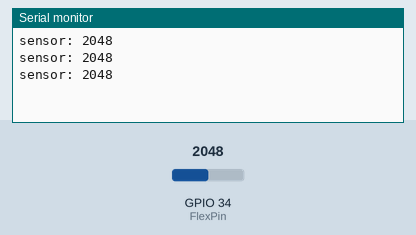
The sketch below on a simulated ESP32. Parts: the last lines printed to the serial monitor. The test bench sets the inputs (shaded band); at power-on: GPIO 34 (FlexPin) = 2048.

Above: at 1.3 s.
1.4 s: GPIO 34 (FlexPin) set to 2866
At 1.9 s:
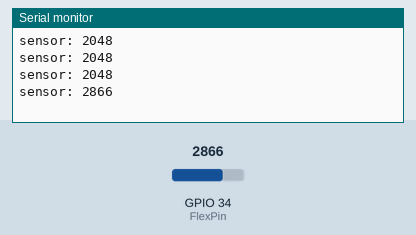
2.9 s: GPIO 34 (FlexPin) set to 3603
At 3.4 s:
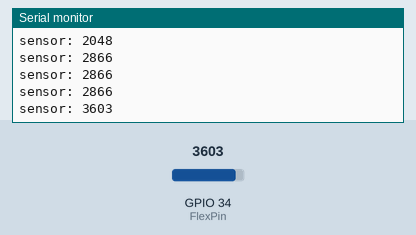
Timing chart, 0 to 5.9 s (numbered marks = the images above; inputs shaded):
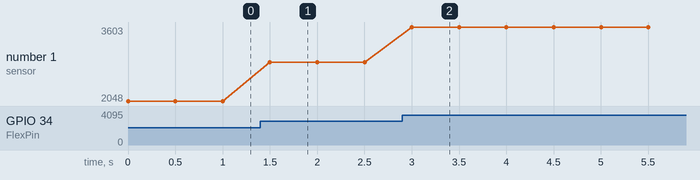

Measured:
- after the input at 1.4 s, the serial monitor: prints a new line after 0.10 s (image 1)
- after the input at 2.9 s, the serial monitor: prints a new line after 0.10 s (image 2)
- plotted number 1: 2048 → 2866 after the input at 1.4 s, 2866 → 3603 after the input at 2.9 s

The sketch:

ESP32_Flex.ino
```cpp
int FlexPin = 34; // 센서값을 읽기 위해 아날로그핀 0번을 FlexPin에 지정한다.

void setup()
{
Serial.begin(115200); // 센서값을 읽기 위해 시리얼 모니터를 사용할 것을 설정.
}

void loop()
{
int FlexVal; // 센서값을 저장할 변수
FlexVal = analogRead(FlexPin); // 아날로그를 입력 받음 (0~1023)

Serial.print("sensor: "); // sensor: 라는 텍스트를 프린트한다.
Serial.println(FlexVal); // println은 줄바꿈 명령이다. flexVal의 값을 출력한다.

delay(500);
}
```
